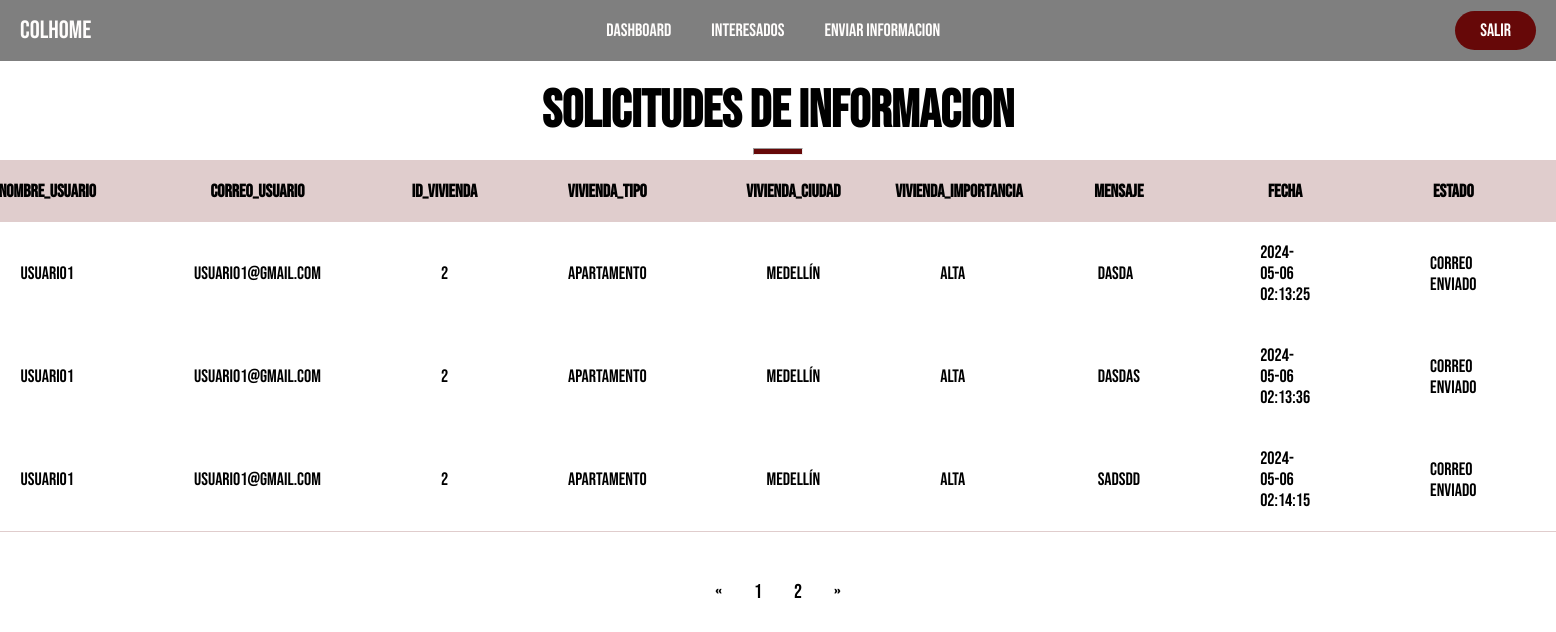
Page /admin/send_information.php (signed in) on the committed database.
### tables this page shows
CREATE TABLE `send_information` (
  `information_id` int(11) NOT NULL,
  `user_id` int(11) NOT NULL,
  `home_id` int(11) NOT NULL,
  `information_message` varchar(500) NOT NULL DEFAULT 'Me gustaria tener informacion sobre esta vivienda',
  `information_date` datetime NOT NULL DEFAULT current_timestamp(),
  `status_answer` varchar(50) NOT NULL DEFAULT 'Correo pendiente'
);

CREATE TABLE `user` (
  `user_id` int(10) NOT NULL,
  `user_name` varchar(100) NOT NULL,
  `user_email` varchar(100) NOT NULL,
  `user_password` varchar(100) NOT NULL
);

CREATE TABLE `houses` (
  `home_id` int(11) NOT NULL,
  `home_category` varchar(100) NOT NULL,
  `home_price` int(11) NOT NULL,
  `home_city` varchar(100) NOT NULL,
  `home_neighborhood` varchar(100) NOT NULL,
  `home_location` varchar(50) NOT NULL,
  `home_rooms` int(11) NOT NULL,
  `home_bathrooms` int(11) NOT NULL,
  `home_meters` int(11) NOT NULL,
  `home_description` varchar(255) NOT NULL,
  `home_importance` varchar(255) NOT NULL DEFAULT 'alta',
  `home_image1` varchar(255) NOT NULL,
  `home_image2` varchar(255) NOT NULL,
  `home_image3` varchar(255) NOT NULL
);

### admin/send_information.php (the view, shortened to what this page needs)
<?php
include('../server/connection.php');
if (isset($_GET['page_no']) && $_GET['page_no'] != "") {
    $page_no = $_GET['page_no'];
} else {
    $page_no = 1;
}
$stmt1 = $conn->prepare("SELECT COUNT(*)  As total_question FROM send_information ");
$stmt1->execute();
$stmt1->bind_result($total_question);
$total_question_per_page = 10;
$offset = ($page_no - 1) * $total_question_per_page;
$total_no_of_pages = ceil($total_question / $total_question_per_page);
$stmt2 = $conn->prepare("SELECT u.user_id,u.user_name, u.user_email,h.home_id, h.home_category, h.home_city, h.home_importance,r.information_message,r.information_date,r.status_answer,r.information_id
                        FROM send_information AS r
                        JOIN user AS u ON r.user_id = u.user_id
                        JOIN houses AS h ON r.home_id = h.home_id LIMIT $offset,$total_question_per_page");
$stmt2->execute();
$questions = $stmt2->get_result();
?>
<?php include('header.php'); ?>
<main>
    <div class="title-section">
        <div class="title-content">
            <h2>solicitudes de informacion </h2>
            <hr>
        </div>
    </div>
    <div class="container-dashboard container">
        <table>
            <thead>
                <tr>
                    <th>Nombre_Usuario</th>
                    <th>correo_Usuario</th>
                    <th>id_vivienda</th>
                    <th>vivienda_tipo</th>
                    <th>vivienda_ciudad</th>
                    <th>vivienda_importancia</th>
                    <th>Mensaje</th>
                    <th>fecha</th>
                    <th>Estado</th>
                    <th>Cambiar estado</th>
                </tr>
            </thead>
            <tbody>
                <?php foreach($questions as $question) {?>
                <tr>
                    <td><?php echo $question['user_name'] ?></td>
                    <td><?php echo $question['user_email'] ?></td>
                    <td><?php echo $question['home_id'] ?></td>
                    <td><?php echo $question['home_category'] ?></td>
                    <td><?php echo $question['home_city'] ?></td>
                    <td><?php echo $question['home_importance'] ?></td>
                    <td><?php echo $question['information_message'] ?></td>
                    <td><?php echo $question['information_date'] ?></td>
                    <td><?php echo $question['status_answer'] ?></td>
                    <td ><a class="btn-dasboard btn-editar" href="update_status_information.php?information_id=<?php echo $question['information_id'];?>" name="change-status">enviado</a></td>
                </tr>
                <?php }?>
            </tbody>
        </table>
            <div class="pagination">
                <a href=" <?php if ($page_no <= 1) {
                                echo "#";
                            } else {
                                echo "?page_no=" . ($page_no - 1);
                            } ?>">&laquo;</a>
                <a href="?page_no=1">1</a>
                <a href="?page_no=2">2</a>
                <a href=" <?php if ($page_no >= $total_no_of_pages) {
                                echo "#";
                            } else {
                                echo "?page_no=" . ($page_no + 1);
                            } ?>">&raquo;</a>
            </div>
    </div>
</main>
</body>
</html>

### styles/style.css (style rules this page uses)
* { margin: 0; padding: 0; text-decoration: none; box-sizing: border-box ; list-style: none; }
body { font-family: "Bebas Neue", sans-serif; }
.container { max-width: 1200px; margin: 0 auto; }
hr { width: 50px ; height: 7px !important; opacity: 1 !important; background-color:rgb(102, 8, 8) ; margin: 5px 0; }
.title-section { display: flex; flex-direction: column; align-items: center; padding-top: 80px; font-size: 35px; }
.title-content { display: flex; flex-direction: column; align-items: center; }
.pagination { display: flex; justify-content: center; padding-top: 40px; }
.pagination a { color: black; float: left; padding: 8px 16px; font-size: 20px; }
.container-dashboard { display: flex; align-items: center; justify-content: center; flex-direction: column; }
.container-dashboard table { font-size: 18px; border: 1px solid rgba(102, 8, 8, .2) ; min-width: 90vw; table-layout: fixed; border-collapse: collapse; }
.container-dashboard thead { background-color: rgba(102, 8, 8,0.2); }
.container-dashboard th { padding: 20px 15px ; font-weight: 700; text-transform: uppercase; }
.container-dashboard td { padding: 20px 60px; border-bottom:rgba(102, 8, 8,0.2) ; }

### rows in the picture
send_information: user.user_name "usuario1", user.user_email "usuario1@gmail.com", home.home_id "2", home.home_category "Apartamento", home.home_city "Medellín", home.home_importance "alta", information_message "dasda", information_date "2024-05-06 02:13:25", status_answer "Correo enviado"
send_information: user.user_name "usuario1", user.user_email "usuario1@gmail.com", home.home_id "2", home.home_category "Apartamento", home.home_city "Medellín", home.home_importance "alta", information_message "dasdas", information_date "2024-05-06 02:13:36", status_answer "Correo enviado"
send_information: user.user_name "usuario1", user.user_email "usuario1@gmail.com", home.home_id "2", home.home_category "Apartamento", home.home_city "Medellín", home.home_importance "alta", information_message "sadsdd", information_date "2024-05-06 02:14:15", status_answer "Correo enviado"
